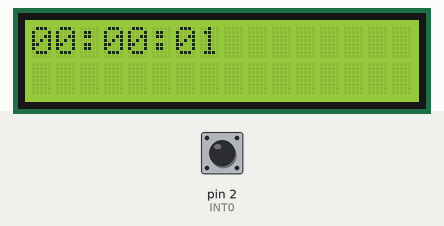
Recording of a sketch running on a simulated Arduino Uno, built with avr-gcc and run on an emulated ATmega328P. Shown: 16×2 character LCD. Inputs (shaded band) come from the test bench; at power-on: pin 2 (INT0) HIGH.

Above: at 1.2 s.
1.3 s: pin 2 (INT0) pulled LOW for 0.15 s
At 1.9 s:
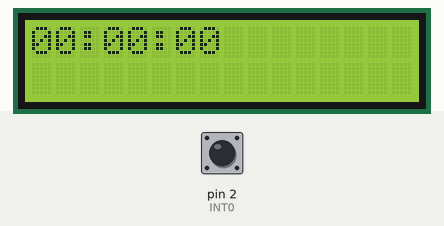
4.4 s: pin 2 (INT0) pulled LOW for 1 s
At 6.8 s:
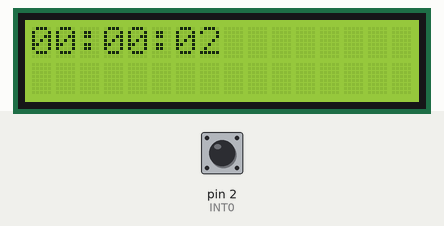
Timing chart, 0 to 8.3 s (numbered marks = the images above; inputs shaded):
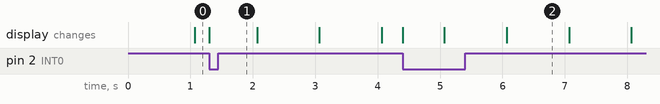

Measured:
- what the display in image 2 shows lasts 1.0 s, from 6.1 s to 7.1 s

The sketch:

Homework_3.ino
```cpp
/**
 * RBE 2001 Homework 3
 *
 * This program was written to run an interrupt-based timer
 * on an Arduino uno. It uses the LiquidCrystal library to
 * drive a small LCD display and the TimerOne library to
 * control the clock based on timer interrupts. It also has
 * the ability to use a button to reset the clock to 00:00:00.
 *
 * D2 : Button interrupt
 * D3 : DB7
 * D4 : DB6
 * D5 : DB5
 * D6 : DB4
 * D11: RS
 * D12: E
 *
 * @author   Arthur Lockman
 * @created  9/16/2014
 * @modified 9/18/2014
 */

#include "TimerOne.h" //Including the TimerOne library.
#include "LiquidCrystal.h" //Including LiquidCrystal Library
#include "Arduino.h" //Including arduino core

#define INT0 2 //Digital 2
#define INT1 3 //Digital 3

//@TODO: Fix this line
LiquidCrystal lcd(12, 11, 6, 5, 4, 3); //The LCD object that drives the display.
volatile int time = 0; //The current time.

static const long timerPeriod = 1000000; //The period for the timer update.

void setup()
{
	lcd.begin(16, 2); //Initialize LCD display size.
	lcd.clear(); //clear LCD
	Timer1.initialize(timerPeriod); //Set timer to update on set interval
	Timer1.attachInterrupt(updateTimer); //Attach timer update routine
	pinMode(INT0, INPUT_PULLUP); //Set pin to input.
	attachInterrupt(0, resetTimer, FALLING); //Interrupt when the button drops low.
}

void loop()
{
	updateDisplay(); //Update the display
}

/**
 * @brief Reset the timer.
 * @details This method resets the timer
 * to 0.
 */
void resetTimer()
{
	time = 0; //reset timer to 0
}

/**
 * @brief Update the timer.
 * @details Update the timer. This
 * method increments the timer by one second.
 */
void updateTimer()
{
	time++; //increment timer by a second.
}

/**
 * @brief Update the displayed time
 * @details Update the time displayed on the
 * LiquidCrystal display.
 */
void updateDisplay()
{
	lcd.setCursor(0,0); //Set cursor to beginning
	lcd.print(convertToTime(time)); //Write time to display
}

/**
 * @brief Converts timer time into time.
 * @details Converts the time from the
 * interrupt timer to the usable time.
 *
 * @param timerCount The count from the timer.
 *
 * @return The string of the converted time.
 */
String convertToTime(int timerCount)
{
	String result = ""; //create resultant string
	int hours = timerCount / 3600; //find number of hours
	if (digits(hours) == 1) result += "0"; //pad hours with 0
	result += hours; //add hours to result
	result += ":"; //add separator
	int minutes = (timerCount / 60) % 60; //find number of minutes
	if (digits(minutes) == 1) result += "0"; //pad minutes with 0
	result += minutes; //add minutes to result
	result += ":"; //add separator
	int seconds = (timerCount % 60); //find number of seconds
	if (digits(seconds) == 1) result += "0"; //pad seconds with 0
	result += seconds; //add seconds to result
	return result; //return result
}

/**
 * @brief Get number of digits in number.
 * @details Get the number of digits in an
 * integer. This is needed to add padding
 * to the numbers in the clock.
 *
 * @param number The number to size.
 * @return The number of digits in number.
 */
int digits(int number)
{
	if (number == 0) return 1; //0 has one digit
	else
	{
		int digits = 0;
		while (number) //divide by 10 until number is 0
		{
			number /= 10;
			digits++;
		}
		return digits; //return number of digits
	}
}
```
